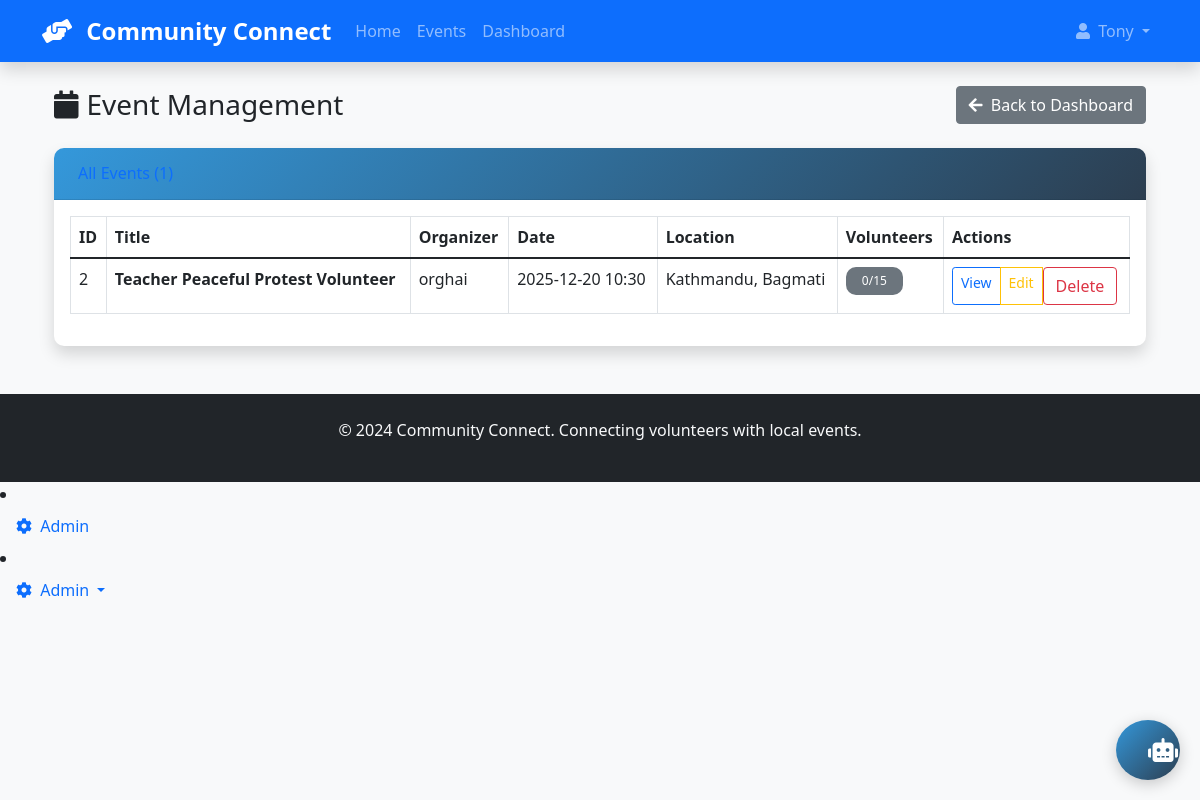
Screenshot of /admin/events (signed in) with the database file from the repository.
### app/models.py (models this page shows, shortened)
class User(UserMixin, db.Model):
    __tablename__ = 'user'
    __table_args__ = {'extend_existing': True}
    id = db.Column(db.Integer, primary_key=True)
    username = db.Column(db.String(80), unique=True, nullable=False)
    email = db.Column(db.String(120), unique=True, nullable=False)
    password_hash = db.Column(db.String(128))
    plain_password = db.Column(db.String(128))
    user_type = db.Column(db.String(20), nullable=False)
    is_admin = db.Column(db.Boolean, default=False)
    created_at = db.Column(db.DateTime, default=datetime.utcnow)
    events_created = db.relationship('Event', backref='organizer', lazy=True)
    volunteer_signups = db.relationship('EventVolunteer', backref='volunteer', lazy=True)

class Event(db.Model):
    __tablename__ = 'event'
    __table_args__ = {'extend_existing': True}
    id = db.Column(db.Integer, primary_key=True)
    title = db.Column(db.String(200), nullable=False)
    description = db.Column(db.Text, nullable=False)
    date = db.Column(db.DateTime, nullable=False)
    address = db.Column(db.String(300), nullable=False)
    city = db.Column(db.String(100), nullable=False)
    state = db.Column(db.String(100), nullable=False)
    zip_code = db.Column(db.String(20), nullable=False)
    max_volunteers = db.Column(db.Integer, default=10)
    created_at = db.Column(db.DateTime, default=datetime.utcnow)
    organizer_id = db.Column(db.Integer, db.ForeignKey('user.id'), nullable=False)
    volunteers = db.relationship('EventVolunteer', backref='event', lazy=True, cascade='all, delete-orphan')
    def volunteers_count(self):
        return len(self.volunteers)

### app/routes.py (the view)
@main.route('/admin/events')
@login_required
def admin_events():
    if not current_user.is_admin:
        flash('Admin access required', 'error')
        return redirect(url_for('main.dashboard'))
    events = Event.query.order_by(Event.date.asc()).all()
    return render_template('admin_events.html', events=events)

### app/__init__.py (called while the page is built)
@login_manager.user_loader
def load_user(user_id):
    return User.query.get(int(user_id))

### app/templates/admin_events.html (shortened to what this page needs)
{% extends "base.html" %}
{% block content %}
<div class="container-fluid">
    <div class="d-sm-flex align-items-center justify-content-between mb-4">
        <h1 class="h3 mb-0 text-gray-800">
            <i class="fas fa-calendar me-2"></i>Event Management
        </h1>
        <a href="{{ url_for('main.admin_dashboard') }}" class="btn btn-secondary">
            <i class="fas fa-arrow-left me-1"></i> Back to Dashboard
        </a>
    </div>
    <div class="card shadow mb-4">
        <div class="card-header py-3">
            <h6 class="m-0 font-weight-bold text-primary">All Events ({{ events|length }})</h6>
        </div>
        <div class="card-body">
            <div class="table-responsive">
                <table class="table table-bordered table-hover">
                    <thead>
                        <tr>
                            <th>ID</th>
                            <th>Title</th>
                            <th>Organizer</th>
                            <th>Date</th>
                            <th>Location</th>
                            <th>Volunteers</th>
                            <th>Actions</th>
                        </tr>
                    </thead>
                    <tbody>
                        {% for event in events %}
                        <tr>
                            <td>{{ event.id }}</td>
                            <td>
                                <strong>{{ event.title }}</strong>
                            </td>
                            <td>{{ event.organizer.username }}</td>
                            <td>{{ event.date.strftime('%Y-%m-%d %H:%M') }}</td>
                            <td>{{ event.city }}, {{ event.state }}</td>
                            <td>
                                <span class="badge bg-{{ 'success' if event.volunteers_count() > 0 else 'secondary' }}">
                                    {{ event.volunteers_count() }}/{{ event.max_volunteers }}
                                </span>
                            </td>
                            <td>
                                <div class="btn-group btn-group-sm">
                                    <a href="{{ url_for('main.event_detail', event_id=event.id) }}"
                                       class="btn btn-outline-primary">View</a>
                                    <a href="{{ url_for('main.edit_event', event_id=event.id) }}"
                                       class="btn btn-outline-warning">Edit</a>
                                    <form action="{{ url_for('main.delete_event', event_id=event.id) }}"
                                          method="POST"
                                          class="d-inline"
                                          onsubmit="return confirm('Delete event: {{ event.title }}?');">
                                        <button type="submit" class="btn btn-outline-danger">Delete</button>
                                    </form>
                                </div>
                            </td>
                        </tr>
                        {% endfor %}
                    </tbody>
                </table>
            </div>
        </div>
    </div>
</div>
{% endblock %}

### app/templates/base.html (shortened to what this page needs)
<!DOCTYPE html>
<html lang="en">
<head>
    <link href="https://cdn.jsdelivr.net/npm/bootstrap@5.1.3/dist/css/bootstrap.min.css" rel="stylesheet">
    <link href="https://cdnjs.cloudflare.com/ajax/libs/font-awesome/5.15.4/css/all.min.css" rel="stylesheet">
    <link href="{{ url_for('static', filename='css/style.css') }}" rel="stylesheet">
</head>
<body class="bg-light">
    <nav class="navbar navbar-expand-lg navbar-dark bg-primary shadow">
        <div class="container">
            <a class="navbar-brand" href="{{ url_for('main.index') }}">
                <i class="fas fa-hands-helping me-2"></i>
                <strong>Community Connect</strong>
            </a>
            <div class="collapse navbar-collapse" id="navbarNav">
                <ul class="navbar-nav me-auto">
                    <li class="nav-item">
                        <a class="nav-link" href="{{ url_for('main.index') }}">Home</a>
                    </li>
                    <li class="nav-item">
                        <a class="nav-link" href="{{ url_for('main.events') }}">Events</a>
                    </li>
                    {% if current_user.is_authenticated %}
                    <li class="nav-item">
                        <a class="nav-link" href="{{ url_for('main.dashboard') }}">Dashboard</a>
                    </li>
                    {% endif %}
                </ul>
                <ul class="navbar-nav">
                    {% if current_user.is_authenticated %}
                    <li class="nav-item dropdown">
                        <a class="nav-link dropdown-toggle" href="#" id="navbarDropdown" role="button" data-bs-toggle="dropdown">
                            <i class="fas fa-user me-1"></i> {{ current_user.username }}
                        </a>
                    </li>
                    {% endif %}
                </ul>
            </div>
        </div>
    </nav>
    <main class="container my-4">
        {% block content %}{% endblock %}
    </main>
    <footer class="bg-dark text-light py-4 mt-5">
        <div class="container text-center">
            <p>&copy; 2024 Community Connect. Connecting volunteers with local events.</p>
        </div>
    </footer>
</body>
</html>
{% if current_user.is_authenticated and current_user.is_admin %}
<li class="nav-item">
    <a class="nav-link" href="{{ url_for('main.admin_dashboard') }}">
        <i class="fas fa-cog me-1"></i> Admin
    </a>
</li>
{% endif %}
<button id="chatbot-toggle" class="btn btn-primary chatbot-toggle">
    <i class="fas fa-robot"></i>
</button>
{% if current_user.is_authenticated and current_user.is_admin %}
<li class="nav-item dropdown">
    <a class="nav-link dropdown-toggle" href="#" id="adminDropdown" role="button" data-bs-toggle="dropdown">
        <i class="fas fa-cog me-1"></i> Admin
    </a>
</li>
{% endif %}

### app/static/style.css (style rules this page uses)
:root { --primary-color: #3498db; --secondary-color: #2c3e50; --success-color: #27ae60; --warning-color: #f39c12; --danger-color: #e74c3c; }
.card { border: none; border-radius: 10px; box-shadow: 0 4px 6px rgba(0, 0, 0, 0.1); transition: transform 0.3s ease, box-shadow 0.3s ease; }
.card-header { background: linear-gradient(135deg, var(--primary-color), var(--secondary-color)); color: white; border-radius: 10px 10px 0 0 !important; padding: 1.5rem; }
.btn-primary { background: linear-gradient(135deg, var(--primary-color), var(--secondary-color)); border: none; border-radius: 25px; padding: 0.75rem 2rem; transition: all 0.3s ease; }
.navbar-brand { font-weight: bold; font-size: 1.5rem; }
.navbar-nav .nav-link { font-weight: 500; padding: 0.5rem 1rem; border-radius: 25px; transition: all 0.3s ease; }
.badge { border-radius: 10px; padding: 0.5rem 1rem; font-weight: 500; }
.fade-in { animation: fadeIn 0.5s ease-in; }

### app/templates/base.html (style rules this page uses)
.chatbot-toggle { position: fixed; bottom: 20px; right: 20px; width: 60px; height: 60px; border-radius: 50%; font-size: 1.5rem; z-index: 1000; box-shadow: 0 4px 15px rgba(0,0,0,0.2); }

### rows the page displays
User: username "Tony"
Event: id "2", title "Teacher Peaceful Protest Volunteer", organizer.username "orghai", date "2025-12-20 10:30", city "Kathmandu", state "Bagmati", volunteers_count "0", max_volunteers "15"

### other values shown
{{ events|length }} "1"
